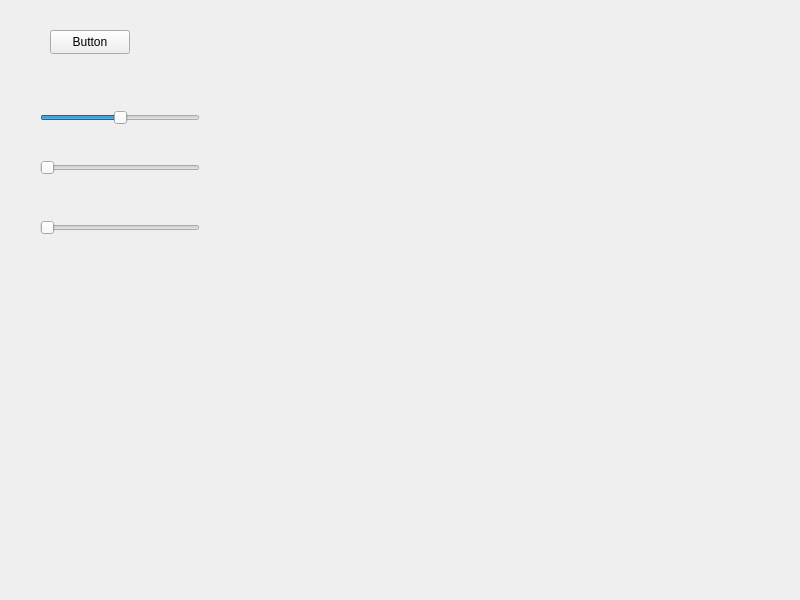
<?xml version="1.0" encoding="UTF-8"?>
<ui version="4.0">
 <class>Widget</class>
 <widget class="QWidget" name="Widget">
  <property name="geometry">
   <rect>
    <x>0</x>
    <y>0</y>
    <width>800</width>
    <height>600</height>
   </rect>
  </property>
  <property name="windowTitle">
   <string>Widget</string>
  </property>
  <widget class="QSlider" name="Negative Slider">
   <property name="geometry">
    <rect>
     <x>40</x>
     <y>110</y>
     <width>160</width>
     <height>16</height>
    </rect>
   </property>
   <property name="minimum">
    <number>-100</number>
   </property>
   <property name="maximum">
    <number>100</number>
   </property>
   <property name="singleStep">
    <number>10</number>
   </property>
   <property name="orientation">
    <enum>Qt::Horizontal</enum>
   </property>
  </widget>
  <widget class="QSlider" name="Large Slider">
   <property name="geometry">
    <rect>
     <x>40</x>
     <y>160</y>
     <width>160</width>
     <height>16</height>
    </rect>
   </property>
   <property name="minimum">
    <number>0</number>
   </property>
   <property name="maximum">
    <number>10000</number>
   </property>
   <property name="singleStep">
    <number>10</number>
   </property>
   <property name="orientation">
    <enum>Qt::Horizontal</enum>
   </property>
  </widget>
  <widget class="QSlider" name="Small Slider">
   <property name="geometry">
    <rect>
     <x>40</x>
     <y>220</y>
     <width>160</width>
     <height>16</height>
    </rect>
   </property>
   <property name="maximum">
    <number>10</number>
   </property>
   <property name="singleStep">
    <number>2</number>
   </property>
   <property name="orientation">
    <enum>Qt::Horizontal</enum>
   </property>
  </widget>
  <widget class="QPushButton" name="Normal Button">
   <property name="geometry">
    <rect>
     <x>50</x>
     <y>30</y>
     <width>80</width>
     <height>24</height>
    </rect>
   </property>
   <property name="toolTip">
    <string/>
   </property>
   <property name="text">
    <string>Button</string>
   </property>
  </widget>
 </widget>
 <resources/>
 <connections/>
</ui>
